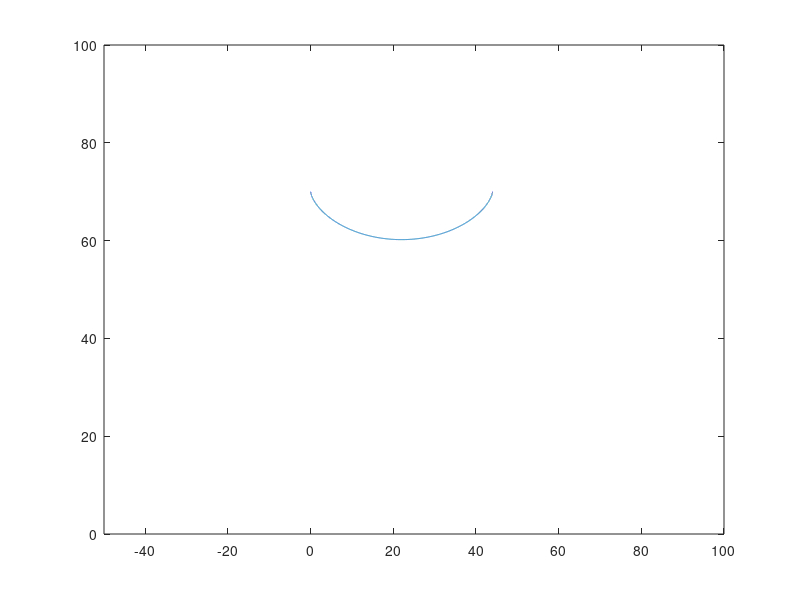

MATLAB code for this plot:
close all; clear all; clc;

% radius
r = 7;

% parametric eqns
x = @(t) r*(t*0.12566-sin(t*0.12566));
y = @(t) 70-r*0.7*(1-cos(t*0.12566));

% plotting
t = 0:0.01:50;
plot(x(t),y(t));
xlim([-50,100]); ylim([0, 100]);

for i = 0:1:50 
    44-(44/50)*i
end